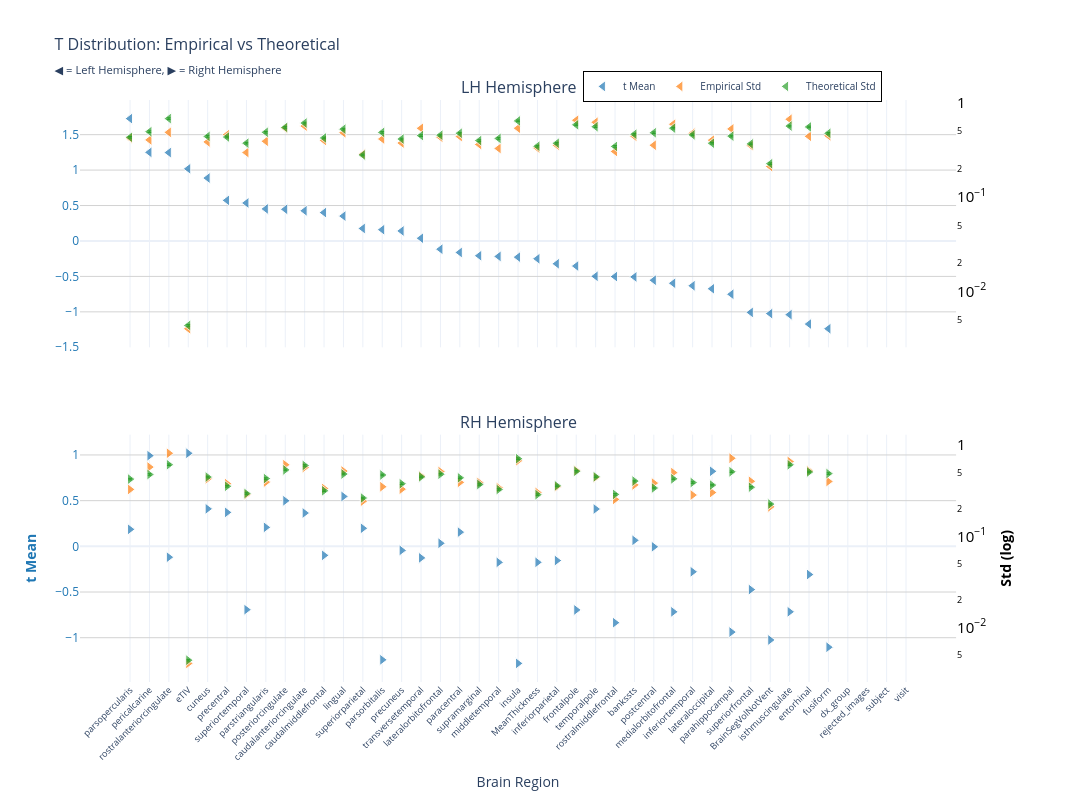
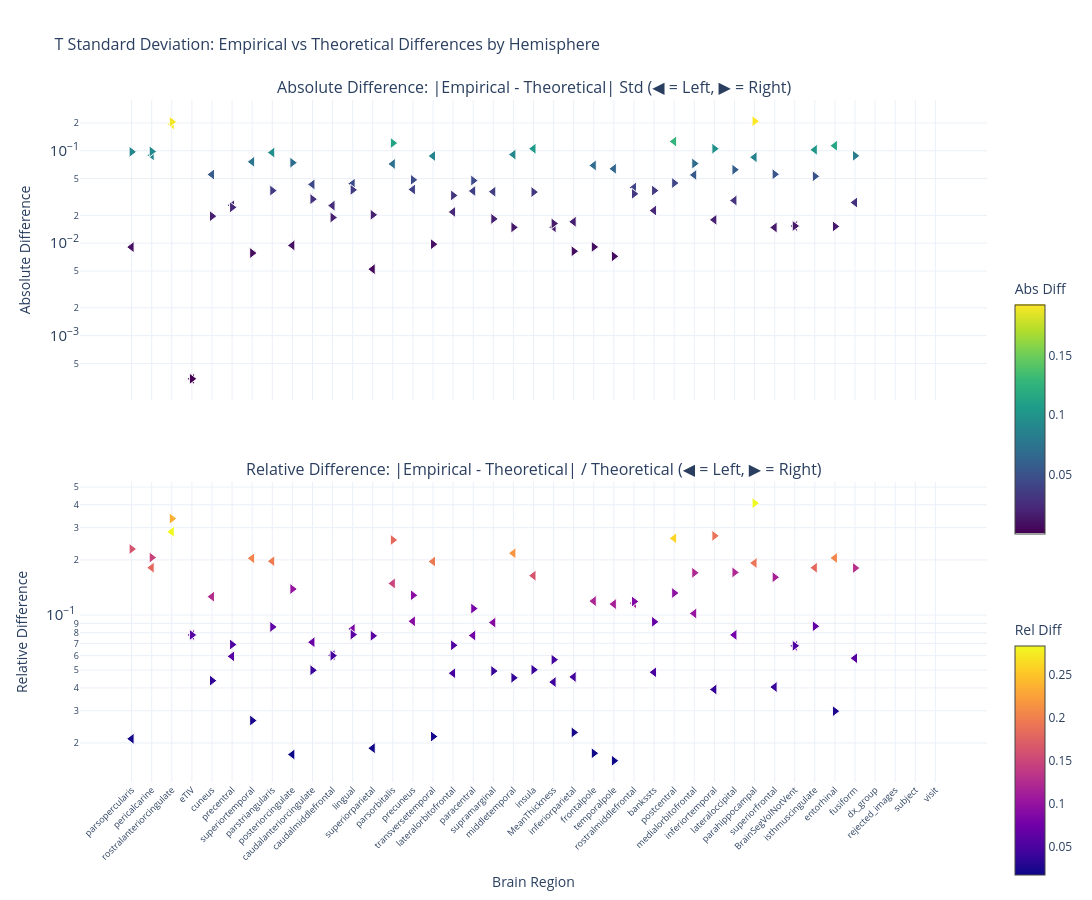

The notebook cell saved with these charts, in order:
### Markdown cell above
### t-statistic

### Code cell
nu_nav = df_npvr[(df_npvr["study"] == "longitudinal") & (df_npvr["group"] == "HC-PD")]
data_path = stats_dir / f"student_longitudinal_{METRIC}.parquet"
df, stats = get_test_stats(
    data_path,
    stat_functions_F,
    nu_nav,
    hemisphere=True,
    study="longitudinal",
    raw_values=True,
)
show_figure(stats, hemisphere=True, stat_name="t", study="longitudinal", metric=METRIC)

### Figure 1 — Plotly figure (JSON) as saved in the notebook; plotly's stock layout.template omitted (floating-point values rounded to 4 significant figures)
{"data": [{"hovertemplate": "<b>%{x}</b><br>Mean t: %{y:.2f}<br><extra></extra>", "legendgroup": "mean", "marker": {"color": "#1f77b4", "line": {"color": "white", "width": 1}, "opacity": 0.7, "size": 10, "symbol": "triangle-left"}, "mode": "markers", "name": "t Mean", "showlegend": true, "type": "scatter", "x": ["parsopercularis", "pericalcarine", "rostralanteriorcingulate", "eTIV", "cuneus", "precentral", "superiortemporal", "parstriangularis", "posteriorcingulate", "caudalanteriorcingulate", "caudalmiddlefrontal", "lingual", "superiorparietal", "parsorbitalis", "precuneus", "transversetemporal", "lateralorbitofrontal", "paracentral", "supramarginal", "middletemporal", "insula", "MeanThickness", "inferiorparietal", "frontalpole", "temporalpole", "rostralmiddlefrontal", "bankssts", "postcentral", "medialorbitofrontal", "inferiortemporal", "lateraloccipital", "parahippocampal", "superiorfrontal", "BrainSegVolNotVent", "isthmuscingulate", "entorhinal", "fusiform", "dx_group", "rejected_images", "subject", "visit"], "xaxis": "x", "y": [1.726, 1.25, 1.247, 1.019, 0.8878, 0.5727, 0.5362, 0.4523, 0.4462, 0.4256, 0.4004, 0.3508, 0.1762, 0.1592, 0.1412, 0.03844, -0.1161, -0.1623, -0.2082, -0.2178, -0.228, -0.251, -0.3219, -0.3537, -0.4984, -0.5027, -0.5074, -0.5537, -0.5967, -0.632, -0.6745, -0.7518, -1.008, -1.025, -1.039, -1.172, -1.238, NaN, NaN, NaN, NaN], "yaxis": "y"}, {"hovertemplate": "<b>%{x}</b><br>Empirical Std: %{y:.3f}<br><extra></extra>", "legendgroup": "empirical", "marker": {"color": "#ff7f0e", "line": {"color": "white", "width": 1}, "opacity": 0.7, "size": 10, "symbol": "triangle-left"}, "mode": "markers", "name": "Empirical Std", "showlegend": true, "type": "scatter", "x": ["parsopercularis", "pericalcarine", "rostralanteriorcingulate", "eTIV", "cuneus", "precentral", "superiortemporal", "parstriangularis", "posteriorcingulate", "caudalanteriorcingulate", "caudalmiddlefrontal", "lingual", "superiorparietal", "parsorbitalis", "precuneus", "transversetemporal", "lateralorbitofrontal", "paracentral", "supramarginal", "middletemporal", "insula", "MeanThickness", "inferiorparietal", "frontalpole", "temporalpole", "rostralmiddlefrontal", "bankssts", "postcentral", "medialorbitofrontal", "inferiortemporal", "lateraloccipital", "parahippocampal", "superiorfrontal", "BrainSegVolNotVent", "isthmuscingulate", "entorhinal", "fusiform", "dx_group", "rejected_images", "subject", "visit"], "xaxis": "x", "y": [0.421, 0.4034, 0.4848, 0.004039, 0.3838, 0.4584, 0.2965, 0.3903, 0.5375, 0.5652, 0.3978, 0.4806, 0.2847, 0.4125, 0.3741, 0.5355, 0.4309, 0.438, 0.3607, 0.3272, 0.5362, 0.3308, 0.3545, 0.6519, 0.6202, 0.3042, 0.441, 0.3542, 0.5916, 0.4743, 0.4009, 0.5274, 0.3513, 0.2106, 0.6674, 0.4401, 0.4464, NaN, NaN, NaN, NaN], "yaxis": "y2"}, {"error_y": {"array": [0.008545, 0.00979, 0.01347, 8.702e-05, 0.008724, 0.008596, 0.0074, 0.009654, 0.01087, 0.01209, 0.00841, 0.01042, 0.005554, 0.009627, 0.008189, 0.008897, 0.008994, 0.009431, 0.007884, 0.008307, 0.01274, 0.006867, 0.007383, 0.01158, 0.01105, 0.006839, 0.00921, 0.00954, 0.01067, 0.009068, 0.00739, 0.008789, 0.007273, 0.00449, 0.01123, 0.011, 0.009416, NaN, NaN, NaN, NaN], "arrayminus": [0.008376, 0.009596, 0.0132, 8.529e-05, 0.008551, 0.008426, 0.007253, 0.009462, 0.01065, 0.01185, 0.008244, 0.01022, 0.005444, 0.009436, 0.008027, 0.00872, 0.008815, 0.009244, 0.007728, 0.008143, 0.01249, 0.006731, 0.007237, 0.01135, 0.01084, 0.006703, 0.009028, 0.009351, 0.01046, 0.008889, 0.007243, 0.008615, 0.007129, 0.0044, 0.01101, 0.01078, 0.00923, NaN, NaN, NaN, NaN], "color": "#2ca02c", "thickness": 1, "type": "data", "visible": true, "width": 2}, "hovertemplate": "<b>%{x}</b><br>Theoretical Std: %{y:.3f}<br><extra></extra>", "legendgroup": "theoretical", "marker": {"color": "#2ca02c", "line": {"color": "white", "width": 1}, "opacity": 0.7, "size": 10, "symbol": "triangle-left"}, "mode": "markers", "name": "Theoretical Std", "showlegend": true, "type": "scatter", "x": ["parsopercularis", "pericalcarine", "rostralanteriorcingulate", "eTIV", "cuneus", "precentral", "superiortemporal", "parstriangularis", "posteriorcingulate", "caudalanteriorcingulate", "caudalmiddlefrontal", "lingual", "superiorparietal", "parsorbitalis", "precuneus", "transversetemporal", "lateralorbitofrontal", "paracentral", "supramarginal", "middletemporal", "insula", "MeanThickness", "inferiorparietal", "frontalpole", "temporalpole", "rostralmiddlefrontal", "bankssts", "postcentral", "medialorbitofrontal", "inferiortemporal", "lateraloccipital", "parahippocampal", "superiorfrontal", "BrainSegVolNotVent", "isthmuscingulate", "entorhinal", "fusiform", "dx_group", "rejected_images", "subject", "visit"], "xaxis": "x", "y": [0.4301, 0.4927, 0.6778, 0.004379, 0.4391, 0.4326, 0.3724, 0.4859, 0.547, 0.6085, 0.4233, 0.5246, 0.2795, 0.4845, 0.4121, 0.4478, 0.4526, 0.4747, 0.3968, 0.4181, 0.6414, 0.3456, 0.3716, 0.5826, 0.5564, 0.3442, 0.4635, 0.4801, 0.5369, 0.4564, 0.3719, 0.4423, 0.3661, 0.226, 0.5651, 0.5534, 0.4739, NaN, NaN, NaN, NaN], "yaxis": "y2"}, {"hovertemplate": "<b>%{x}</b><br>Mean t: %{y:.2f}<br><extra></extra>", "legendgroup": "mean", "marker": {"color": "#1f77b4", "line": {"color": "white", "width": 1}, "opacity": 0.7, "size": 10, "symbol": "triangle-right"}, "mode": "markers", "name": "t Mean", "showlegend": false, "type": "scatter", "x": ["eTIV", "pericalcarine", "lateraloccipital", "supramarginal", "lingual", "posteriorcingulate", "cuneus", "temporalpole", "precentral", "caudalanteriorcingulate", "parstriangularis", "superiorparietal", "parsopercularis", "paracentral", "bankssts", "lateralorbitofrontal", "postcentral", "precuneus", "caudalmiddlefrontal", "rostralanteriorcingulate", "transversetemporal", "inferiorparietal", "MeanThickness", "middletemporal", "inferiortemporal", "entorhinal", "superiorfrontal", "superiortemporal", "frontalpole", "isthmuscingulate", "medialorbitofrontal", "rostralmiddlefrontal", "parahippocampal", "BrainSegVolNotVent", "fusiform", "parsorbitalis", "insula", "dx_group", "rejected_images", "subject", "visit"], "xaxis": "x2", "y": [1.019, 0.9923, 0.8211, 0.6864, 0.5462, 0.4985, 0.4103, 0.4085, 0.3717, 0.3649, 0.2077, 0.1974, 0.1859, 0.1554, 0.06549, 0.0334, -0.004975, -0.04425, -0.09874, -0.119, -0.1263, -0.1556, -0.1749, -0.1755, -0.2784, -0.3086, -0.4733, -0.6929, -0.696, -0.7165, -0.7168, -0.8355, -0.9382, -1.025, -1.104, -1.242, -1.281, NaN, NaN, NaN, NaN], "yaxis": "y3"}, {"hovertemplate": "<b>%{x}</b><br>Empirical Std: %{y:.3f}<br><extra></extra>", "legendgroup": "empirical", "marker": {"color": "#ff7f0e", "line": {"color": "white", "width": 1}, "opacity": 0.7, "size": 10, "symbol": "triangle-right"}, "mode": "markers", "name": "Empirical Std", "showlegend": false, "type": "scatter", "x": ["eTIV", "pericalcarine", "lateraloccipital", "supramarginal", "lingual", "posteriorcingulate", "cuneus", "temporalpole", "precentral", "caudalanteriorcingulate", "parstriangularis", "superiorparietal", "parsopercularis", "paracentral", "bankssts", "lateralorbitofrontal", "postcentral", "precuneus", "caudalmiddlefrontal", "rostralanteriorcingulate", "transversetemporal", "inferiorparietal", "MeanThickness", "middletemporal", "inferiortemporal", "entorhinal", "superiorfrontal", "superiortemporal", "frontalpole", "isthmuscingulate", "medialorbitofrontal", "rostralmiddlefrontal", "parahippocampal", "BrainSegVolNotVent", "fusiform", "parsorbitalis", "insula", "dx_group", "rejected_images", "subject", "visit"], "xaxis": "x2", "y": [0.004039, 0.5755, 0.3026, 0.3889, 0.5205, 0.6102, 0.4276, 0.4429, 0.3786, 0.5698, 0.3935, 0.2432, 0.3273, 0.3912, 0.3669, 0.5136, 0.3837, 0.3295, 0.3351, 0.8157, 0.4589, 0.35, 0.3029, 0.3415, 0.2839, 0.5235, 0.4018, 0.2871, 0.5273, 0.6625, 0.5002, 0.2544, 0.7195, 0.2106, 0.4001, 0.3502, 0.6754, NaN, NaN, NaN, NaN], "yaxis": "y4"}, {"error_y": {"array": [8.702e-05, 0.009483, 0.007252, 0.007364, 0.009593, 0.01065, 0.008886, 0.008943, 0.007038, 0.01192, 0.008555, 0.005234, 0.008436, 0.008717, 0.008026, 0.009553, 0.006737, 0.007509, 0.006282, 0.01213, 0.008925, 0.007116, 0.005694, 0.00649, 0.007732, 0.0101, 0.006878, 0.00586, 0.0103, 0.01211, 0.008495, 0.005734, 0.01015, 0.00449, 0.009701, 0.009363, 0.01413, NaN, NaN, NaN, NaN], "arrayminus": [8.529e-05, 0.009295, 0.007108, 0.007218, 0.009402, 0.01044, 0.00871, 0.008765, 0.006898, 0.01168, 0.008385, 0.005131, 0.008269, 0.008544, 0.007867, 0.009364, 0.006603, 0.00736, 0.006157, 0.01189, 0.008748, 0.006975, 0.005581, 0.006362, 0.007579, 0.009901, 0.006742, 0.005744, 0.01009, 0.01187, 0.008326, 0.00562, 0.009952, 0.0044, 0.009509, 0.009178, 0.01385, NaN, NaN, NaN, NaN], "color": "#2ca02c", "thickness": 1, "type": "data", "visible": true, "width": 2}, "hovertemplate": "<b>%{x}</b><br>Theoretical Std: %{y:.3f}<br><extra></extra>", "legendgroup": "theoretical", "marker": {"color": "#2ca02c", "line": {"color": "white", "width": 1}, "opacity": 0.7, "size": 10, "symbol": "triangle-right"}, "mode": "markers", "name": "Theoretical Std", "showlegend": false, "type": "scatter", "x": ["eTIV", "pericalcarine", "lateraloccipital", "supramarginal", "lingual", "posteriorcingulate", "cuneus", "temporalpole", "precentral", "caudalanteriorcingulate", "parstriangularis", "superiorparietal", "parsopercularis", "paracentral", "bankssts", "lateralorbitofrontal", "postcentral", "precuneus", "caudalmiddlefrontal", "rostralanteriorcingulate", "transversetemporal", "inferiorparietal", "MeanThickness", "middletemporal", "inferiortemporal", "entorhinal", "superiorfrontal", "superiortemporal", "frontalpole", "isthmuscingulate", "medialorbitofrontal", "rostralmiddlefrontal", "parahippocampal", "BrainSegVolNotVent", "fusiform", "parsorbitalis", "insula", "dx_group", "rejected_images", "subject", "visit"], "xaxis": "x2", "y": [0.004379, 0.4773, 0.365, 0.3706, 0.4828, 0.5359, 0.4472, 0.4501, 0.3542, 0.5998, 0.4306, 0.2634, 0.4246, 0.4387, 0.4039, 0.4808, 0.339, 0.3779, 0.3161, 0.6106, 0.4492, 0.3581, 0.2866, 0.3266, 0.3891, 0.5084, 0.3462, 0.2949, 0.5182, 0.6096, 0.4275, 0.2886, 0.511, 0.226, 0.4883, 0.4712, 0.7111, NaN, NaN, NaN, NaN], "yaxis": "y4"}], "layout": {"annotations": [{"font": {"size": 16}, "showarrow": false, "text": "LH Hemisphere", "x": 0.47, "xanchor": "center", "xref": "paper", "y": 1.0, "yanchor": "bottom", "yref": "paper"}, {"font": {"size": 16}, "showarrow": false, "text": "RH Hemisphere", "x": 0.47, "xanchor": "center", "xref": "paper", "y": 0.425, "yanchor": "bottom", "yref": "paper"}], "height": 800, "hovermode": "x", "legend": {"bgcolor": "rgba(255, 255, 255, 0.9)", "bordercolor": "black", "borderwidth": 1, "font": {"size": 10}, "orientation": "h", "x": 0.7, "xanchor": "center", "y": 1.05}, "title": {"font": {"size": 16}, "text": "T Distribution: Empirical vs Theoretical<br><sub>◀ = Left Hemisphere, ▶ = Right Hemisphere</sub>"}, "width": 1400, "xaxis": {"anchor": "y", "domain": [0.0, 0.94], "matches": "x2", "showticklabels": false}, "xaxis2": {"anchor": "y3", "domain": [0.0, 0.94], "tickangle": -45, "tickfont": {"size": 9}, "title": {"text": "Brain Region"}}, "yaxis": {"anchor": "x", "domain": [0.575, 1.0], "gridcolor": "lightgray", "showgrid": true, "tickfont": {"color": "#1f77b4"}, "title": {"font": {"color": "#1f77b4"}, "text": ""}}, "yaxis2": {"anchor": "x", "exponentformat": "power", "overlaying": "y", "showgrid": false, "side": "right", "tickfont": {"color": "black"}, "title": {"font": {"color": "black"}, "text": ""}, "type": "log"}, "yaxis3": {"anchor": "x2", "domain": [0.0, 0.425], "gridcolor": "lightgray", "showgrid": true, "tickfont": {"color": "#1f77b4"}, "title": {"font": {"color": "#1f77b4"}, "text": "<b>t Mean</b>"}}, "yaxis4": {"anchor": "x2", "exponentformat": "power", "overlaying": "y3", "showgrid": false, "side": "right", "tickfont": {"color": "black"}, "title": {"font": {"color": "black"}, "text": "<b>Std (log)</b>"}, "type": "log"}}}

### Figure 2 — Plotly figure (JSON) as saved in the notebook; plotly's stock layout.template omitted (floating-point values rounded to 4 significant figures)
{"data": [{"hovertemplate": "<b>%{x}</b><br>Hemisphere: %{text}<br>Abs Diff: %{y:.4f}<br><extra></extra>", "legendgroup": "abs_lh", "marker": {"color": [0.009065, 0.08931, 0.193, 0.0003408, 0.0553, 0.02572, 0.07595, 0.0956, 0.009465, 0.04322, 0.02549, 0.04397, 0.005236, 0.07203, 0.03809, 0.08773, 0.02177, 0.03667, 0.03607, 0.09089, 0.1052, 0.01487, 0.01705, 0.06937, 0.0638, 0.03994, 0.02256, 0.1259, 0.05472, 0.01789, 0.02896, 0.08502, 0.01479, 0.01534, 0.1023, 0.1133, 0.02753, NaN, NaN, NaN, NaN], "colorbar": {"len": 0.4, "title": {"text": "Abs Diff"}, "y": 0.75, "yanchor": "top"}, "colorscale": [[0.0, "#440154"], [0.1111, "#482878"], [0.2222, "#3e4989"], [0.3333, "#31688e"], [0.4444, "#26828e"], [0.5556, "#1f9e89"], [0.6667, "#35b779"], [0.7778, "#6ece58"], [0.8889, "#b5de2b"], [1.0, "#fde725"]], "line": {"color": "white", "width": 1}, "showscale": true, "size": 10, "symbol": "triangle-left"}, "mode": "markers", "name": "Absolute (lh)", "showlegend": false, "text": ["lh", "lh", "lh", "lh", "lh", "lh", "lh", "lh", "lh", "lh", "lh", "lh", "lh", "lh", "lh", "lh", "lh", "lh", "lh", "lh", "lh", "lh", "lh", "lh", "lh", "lh", "lh", "lh", "lh", "lh", "lh", "lh", "lh", "lh", "lh", "lh", "lh", "lh", "lh", "lh", "lh"], "type": "scatter", "x": ["parsopercularis", "pericalcarine", "rostralanteriorcingulate", "eTIV", "cuneus", "precentral", "superiortemporal", "parstriangularis", "posteriorcingulate", "caudalanteriorcingulate", "caudalmiddlefrontal", "lingual", "superiorparietal", "parsorbitalis", "precuneus", "transversetemporal", "lateralorbitofrontal", "paracentral", "supramarginal", "middletemporal", "insula", "MeanThickness", "inferiorparietal", "frontalpole", "temporalpole", "rostralmiddlefrontal", "bankssts", "postcentral", "medialorbitofrontal", "inferiortemporal", "lateraloccipital", "parahippocampal", "superiorfrontal", "BrainSegVolNotVent", "isthmuscingulate", "entorhinal", "fusiform", "dx_group", "rejected_images", "subject", "visit"], "xaxis": "x", "y": [0.009065, 0.08931, 0.193, 0.0003408, 0.0553, 0.02572, 0.07595, 0.0956, 0.009465, 0.04322, 0.02549, 0.04397, 0.005236, 0.07203, 0.03809, 0.08773, 0.02177, 0.03667, 0.03607, 0.09089, 0.1052, 0.01487, 0.01705, 0.06937, 0.0638, 0.03994, 0.02256, 0.1259, 0.05472, 0.01789, 0.02896, 0.08502, 0.01479, 0.01534, 0.1023, 0.1133, 0.02753, NaN, NaN, NaN, NaN], "yaxis": "y"}, {"hovertemplate": "<b>%{x}</b><br>Hemisphere: %{text}<br>Rel Diff: %{y:.2%}<br><extra></extra>", "legendgroup": "rel_lh", "marker": {"color": [0.02108, 0.1813, 0.2847, 0.07782, 0.126, 0.05945, 0.2039, 0.1968, 0.0173, 0.07103, 0.06022, 0.08382, 0.01873, 0.1487, 0.09242, 0.1959, 0.04809, 0.07725, 0.09089, 0.2174, 0.1639, 0.04302, 0.04588, 0.1191, 0.1147, 0.116, 0.04867, 0.2622, 0.1019, 0.03919, 0.07788, 0.1922, 0.0404, 0.06787, 0.1811, 0.2047, 0.05808, NaN, NaN, NaN, NaN], "colorbar": {"len": 0.4, "title": {"text": "Rel Diff"}, "y": 0.25, "yanchor": "top"}, "colorscale": [[0.0, "#0d0887"], [0.1111, "#46039f"], [0.2222, "#7201a8"], [0.3333, "#9c179e"], [0.4444, "#bd3786"], [0.5556, "#d8576b"], [0.6667, "#ed7953"], [0.7778, "#fb9f3a"], [0.8889, "#fdca26"], [1.0, "#f0f921"]], "line": {"color": "white", "width": 1}, "showscale": true, "size": 10, "symbol": "triangle-left"}, "mode": "markers", "name": "Relative (lh)", "showlegend": false, "text": ["lh", "lh", "lh", "lh", "lh", "lh", "lh", "lh", "lh", "lh", "lh", "lh", "lh", "lh", "lh", "lh", "lh", "lh", "lh", "lh", "lh", "lh", "lh", "lh", "lh", "lh", "lh", "lh", "lh", "lh", "lh", "lh", "lh", "lh", "lh", "lh", "lh", "lh", "lh", "lh", "lh"], "type": "scatter", "x": ["parsopercularis", "pericalcarine", "rostralanteriorcingulate", "eTIV", "cuneus", "precentral", "superiortemporal", "parstriangularis", "posteriorcingulate", "caudalanteriorcingulate", "caudalmiddlefrontal", "lingual", "superiorparietal", "parsorbitalis", "precuneus", "transversetemporal", "lateralorbitofrontal", "paracentral", "supramarginal", "middletemporal", "insula", "MeanThickness", "inferiorparietal", "frontalpole", "temporalpole", "rostralmiddlefrontal", "bankssts", "postcentral", "medialorbitofrontal", "inferiortemporal", "lateraloccipital", "parahippocampal", "superiorfrontal", "BrainSegVolNotVent", "isthmuscingulate", "entorhinal", "fusiform", "dx_group", "rejected_images", "subject", "visit"], "xaxis": "x2", "y": [0.02108, 0.1813, 0.2847, 0.07782, 0.126, 0.05945, 0.2039, 0.1968, 0.0173, 0.07103, 0.06022, 0.08382, 0.01873, 0.1487, 0.09242, 0.1959, 0.04809, 0.07725, 0.09089, 0.2174, 0.1639, 0.04302, 0.04588, 0.1191, 0.1147, 0.116, 0.04867, 0.2622, 0.1019, 0.03919, 0.07788, 0.1922, 0.0404, 0.06787, 0.1811, 0.2047, 0.05808, NaN, NaN, NaN, NaN], "yaxis": "y2"}, {"hovertemplate": "<b>%{x}</b><br>Hemisphere: %{text}<br>Abs Diff: %{y:.4f}<br><extra></extra>", "legendgroup": "abs_rh", "marker": {"color": [0.0003408, 0.09827, 0.06235, 0.01832, 0.03773, 0.07427, 0.01959, 0.007201, 0.02442, 0.02995, 0.03705, 0.02027, 0.09729, 0.04756, 0.03706, 0.03285, 0.04469, 0.04843, 0.01896, 0.2051, 0.009746, 0.008181, 0.01634, 0.01482, 0.1053, 0.01517, 0.05565, 0.00782, 0.009109, 0.0529, 0.07267, 0.03419, 0.2085, 0.01534, 0.08813, 0.121, 0.03571, NaN, NaN, NaN, NaN], "colorbar": {"len": 0.4, "title": {"text": "Abs Diff"}, "y": 0.75, "yanchor": "top"}, "colorscale": [[0.0, "#440154"], [0.1111, "#482878"], [0.2222, "#3e4989"], [0.3333, "#31688e"], [0.4444, "#26828e"], [0.5556, "#1f9e89"], [0.6667, "#35b779"], [0.7778, "#6ece58"], [0.8889, "#b5de2b"], [1.0, "#fde725"]], "line": {"color": "white", "width": 1}, "showscale": false, "size": 10, "symbol": "triangle-right"}, "mode": "markers", "name": "Absolute (rh)", "showlegend": false, "text": ["rh", "rh", "rh", "rh", "rh", "rh", "rh", "rh", "rh", "rh", "rh", "rh", "rh", "rh", "rh", "rh", "rh", "rh", "rh", "rh", "rh", "rh", "rh", "rh", "rh", "rh", "rh", "rh", "rh", "rh", "rh", "rh", "rh", "rh", "rh", "rh", "rh", "rh", "rh", "rh", "rh"], "type": "scatter", "x": ["eTIV", "pericalcarine", "lateraloccipital", "supramarginal", "lingual", "posteriorcingulate", "cuneus", "temporalpole", "precentral", "caudalanteriorcingulate", "parstriangularis", "superiorparietal", "parsopercularis", "paracentral", "bankssts", "lateralorbitofrontal", "postcentral", "precuneus", "caudalmiddlefrontal", "rostralanteriorcingulate", "transversetemporal", "inferiorparietal", "MeanThickness", "middletemporal", "inferiortemporal", "entorhinal", "superiorfrontal", "superiortemporal", "frontalpole", "isthmuscingulate", "medialorbitofrontal", "rostralmiddlefrontal", "parahippocampal", "BrainSegVolNotVent", "fusiform", "parsorbitalis", "insula", "dx_group", "rejected_images", "subject", "visit"], "xaxis": "x", "y": [0.0003408, 0.09827, 0.06235, 0.01832, 0.03773, 0.07427, 0.01959, 0.007201, 0.02442, 0.02995, 0.03705, 0.02027, 0.09729, 0.04756, 0.03706, 0.03285, 0.04469, 0.04843, 0.01896, 0.2051, 0.009746, 0.008181, 0.01634, 0.01482, 0.1053, 0.01517, 0.05565, 0.00782, 0.009109, 0.0529, 0.07267, 0.03419, 0.2085, 0.01534, 0.08813, 0.121, 0.03571, NaN, NaN, NaN, NaN], "yaxis": "y"}, {"hovertemplate": "<b>%{x}</b><br>Hemisphere: %{text}<br>Rel Diff: %{y:.2%}<br><extra></extra>", "legendgroup": "rel_rh", "marker": {"color": [0.07782, 0.2059, 0.1708, 0.04943, 0.07814, 0.1386, 0.0438, 0.016, 0.06894, 0.04994, 0.08605, 0.07693, 0.2291, 0.1084, 0.09176, 0.06832, 0.1318, 0.1281, 0.05998, 0.3359, 0.0217, 0.02284, 0.057, 0.04539, 0.2705, 0.02985, 0.1607, 0.02652, 0.01758, 0.08679, 0.17, 0.1185, 0.408, 0.06787, 0.1805, 0.2568, 0.05022, NaN, NaN, NaN, NaN], "colorbar": {"len": 0.4, "title": {"text": "Rel Diff"}, "y": 0.25, "yanchor": "top"}, "colorscale": [[0.0, "#0d0887"], [0.1111, "#46039f"], [0.2222, "#7201a8"], [0.3333, "#9c179e"], [0.4444, "#bd3786"], [0.5556, "#d8576b"], [0.6667, "#ed7953"], [0.7778, "#fb9f3a"], [0.8889, "#fdca26"], [1.0, "#f0f921"]], "line": {"color": "white", "width": 1}, "showscale": false, "size": 10, "symbol": "triangle-right"}, "mode": "markers", "name": "Relative (rh)", "showlegend": false, "text": ["rh", "rh", "rh", "rh", "rh", "rh", "rh", "rh", "rh", "rh", "rh", "rh", "rh", "rh", "rh", "rh", "rh", "rh", "rh", "rh", "rh", "rh", "rh", "rh", "rh", "rh", "rh", "rh", "rh", "rh", "rh", "rh", "rh", "rh", "rh", "rh", "rh", "rh", "rh", "rh", "rh"], "type": "scatter", "x": ["eTIV", "pericalcarine", "lateraloccipital", "supramarginal", "lingual", "posteriorcingulate", "cuneus", "temporalpole", "precentral", "caudalanteriorcingulate", "parstriangularis", "superiorparietal", "parsopercularis", "paracentral", "bankssts", "lateralorbitofrontal", "postcentral", "precuneus", "caudalmiddlefrontal", "rostralanteriorcingulate", "transversetemporal", "inferiorparietal", "MeanThickness", "middletemporal", "inferiortemporal", "entorhinal", "superiorfrontal", "superiortemporal", "frontalpole", "isthmuscingulate", "medialorbitofrontal", "rostralmiddlefrontal", "parahippocampal", "BrainSegVolNotVent", "fusiform", "parsorbitalis", "insula", "dx_group", "rejected_images", "subject", "visit"], "xaxis": "x2", "y": [0.07782, 0.2059, 0.1708, 0.04943, 0.07814, 0.1386, 0.0438, 0.016, 0.06894, 0.04994, 0.08605, 0.07693, 0.2291, 0.1084, 0.09176, 0.06832, 0.1318, 0.1281, 0.05998, 0.3359, 0.0217, 0.02284, 0.057, 0.04539, 0.2705, 0.02985, 0.1607, 0.02652, 0.01758, 0.08679, 0.17, 0.1185, 0.408, 0.06787, 0.1805, 0.2568, 0.05022, NaN, NaN, NaN, NaN], "yaxis": "y2"}], "layout": {"annotations": [{"font": {"size": 16}, "showarrow": false, "text": "Absolute Difference: |Empirical - Theoretical| Std (◀ = Left, ▶ = Right)", "x": 0.5, "xanchor": "center", "xref": "paper", "y": 1.0, "yanchor": "bottom", "yref": "paper"}, {"font": {"size": 16}, "showarrow": false, "text": "Relative Difference: |Empirical - Theoretical| / Theoretical (◀ = Left, ▶ = Right)", "x": 0.5, "xanchor": "center", "xref": "paper", "y": 0.44, "yanchor": "bottom", "yref": "paper"}], "height": 900, "hovermode": "x unified", "showlegend": false, "title": {"font": {"size": 16}, "text": "T Standard Deviation: Empirical vs Theoretical Differences by Hemisphere"}, "width": 1400, "xaxis": {"anchor": "y", "domain": [0.0, 1.0], "showticklabels": false}, "xaxis2": {"anchor": "y2", "domain": [0.0, 1.0], "tickangle": -45, "tickfont": {"size": 9}, "title": {"text": "Brain Region"}}, "yaxis": {"anchor": "x", "domain": [0.56, 1.0], "exponentformat": "power", "title": {"text": "Absolute Difference"}, "type": "log"}, "yaxis2": {"anchor": "x2", "domain": [0.0, 0.44], "exponentformat": "power", "title": {"text": "Relative Difference"}, "type": "log"}}}
